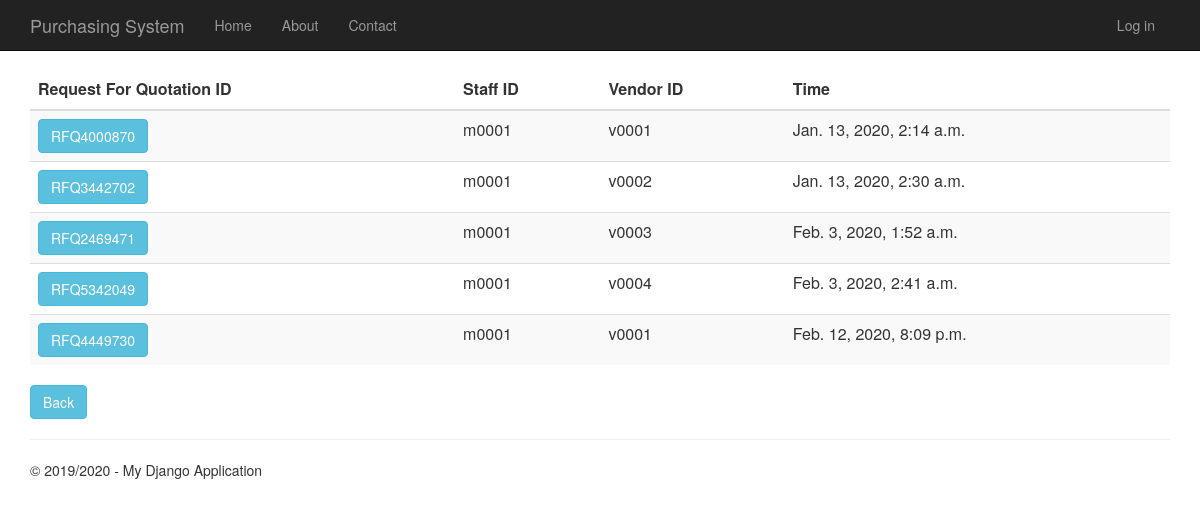
Page /requestforquotationhistory on the committed database.
### RequestForQuotation/models.py (models this page shows)
class RequestForQuotation(models.Model):
    request_for_quotation_id = models.CharField(primary_key=True, max_length=10)
    time_created = models.DateTimeField()
    description = models.TextField(null=True,default=None, blank=True)
    total_price = models.DecimalField(max_digits=10, decimal_places=2, default=Decimal('0.00'))
    person_id = models.ForeignKey(Person, on_delete = models.CASCADE)
    vendor_id = models.ForeignKey(Vendor, on_delete = models.CASCADE)
    purchase_requisition_id = models.ForeignKey(PurchaseRequisition, on_delete = models.CASCADE)
    def __str__(self):
        return str(self.request_for_quotation_id)

### app/models.py (models this page shows, shortened)
class Person(models.Model):
    user_id = models.OneToOneField(User)
    person_id = models.CharField(primary_key=True, max_length=10)
    person_name = models.TextField()
    person_address = models.TextField()
    person_phone_number = models.TextField()
    person_role = models.TextField(default = 'EMPLOYEE')

class Vendor(models.Model):
    vendor_id = models.CharField(primary_key=True, max_length=10)
    vendor_name = models.TextField()
    vendor_phone_number = models.TextField()
    vendor_address = models.TextField()
    vendor_email = models.TextField()
    def __str__(self):
        return str(self.vendor_id)

### RequestForQuotation/views.py (the view)
# urls.py: url(r'^requestforquotationhistory', RequestForQuotation.views.requestforquotationhistory, name="request_of_quotation_history"),
def requestforquotationhistory(request):
        request_for_quotations = RequestForQuotation.objects.all()
        print(request_for_quotations)
        context = {
            'title':'Request For Quotation History',
            'rows':request_for_quotations,
            'year':'2019/2020'
            }
        return render(request,'RequestForQuotation/requestforquotationhistory.html',context)

### RequestForQuotation/templates/RequestForQuotation/requestforquotationhistory.html
﻿{% extends "app/layout.html" %}
{% block content %}
<div class="purchaseorderhistory margintop">
    <form action="requestforquotationhistorydetails" method="GET">
        <table class="table table-striped margintop">
          <thead>
            <tr>
              <th scope="col">Request For Quotation ID</th>
              <th scope="col">Staff ID</th>
              <th scope="col">Vendor ID</th>
              <th scope="col">Time</th>
            </tr>
          </thead>
          <tbody>
              {% for r in rows %}
            <tr>
                 <td><button type="submit" name="rfq_id" value="{{r.request_for_quotation_id}}" class="btn btn-info" >{{r.request_for_quotation_id}}</button></td>
                 <td>{{r.person_id.person_id}}</td>
                 <td>{{r.vendor_id}}</td>
                 <td>{{r.time_created}}</td>
            </tr>
              {% endfor %}
          </tbody>
        </table>
    </form>
       <form action="menu">
        <div class="margintop">
            <button type="submit" class="btn btn-info" >Back</button>
        </div>
    </form>
</div>
{% endblock %}

### app/static/app/content/site.css (style rules this page uses)
body { padding-top: 50px; padding-bottom: 20px; }

### rows in the picture
RequestForQuotation: request_for_quotation_id "RFQ4000870", person_id.person_id "m0001", vendor_id "v0001", time_created "Jan. 13, 2020, 2:14 a.m."
RequestForQuotation: request_for_quotation_id "RFQ3442702", person_id.person_id "m0001", vendor_id "v0002", time_created "Jan. 13, 2020, 2:30 a.m."
RequestForQuotation: request_for_quotation_id "RFQ2469471", person_id.person_id "m0001", vendor_id "v0003", time_created "Feb. 3, 2020, 1:52 a.m."
RequestForQuotation: request_for_quotation_id "RFQ5342049", person_id.person_id "m0001", vendor_id "v0004", time_created "Feb. 3, 2020, 2:41 a.m."
RequestForQuotation: request_for_quotation_id "RFQ4449730", person_id.person_id "m0001", vendor_id "v0001", time_created "Feb. 12, 2020, 8:09 p.m."

### other values in the picture
{{ year }} "2019/2020"
